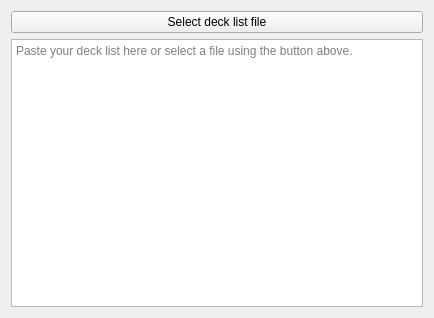
<?xml version="1.0" encoding="UTF-8"?>
<ui version="4.0">
 <class>Form</class>
 <widget class="QWizardPage" name="Form">
  <property name="geometry">
   <rect>
    <x>0</x>
    <y>0</y>
    <width>434</width>
    <height>318</height>
   </rect>
  </property>
  <property name="windowTitle">
   <string>Form</string>
  </property>
  <property name="title">
   <string>Load or paste deck list</string>
  </property>
  <layout class="QVBoxLayout" name="verticalLayout">
   <item>
    <widget class="QPushButton" name="deck_list_browse_button">
     <property name="toolTip">
      <string>Opens a file picker and let’s you load a deck file from disk.</string>
     </property>
     <property name="text">
      <string>Select deck list file</string>
     </property>
     <property name="icon">
      <iconset theme="document-open"/>
     </property>
    </widget>
   </item>
   <item>
    <widget class="QPlainTextEdit" name="deck_list">
     <property name="placeholderText">
      <string>Paste your deck list here or select a file using the button above.</string>
     </property>
    </widget>
   </item>
  </layout>
 </widget>
 <resources/>
 <connections/>
</ui>
